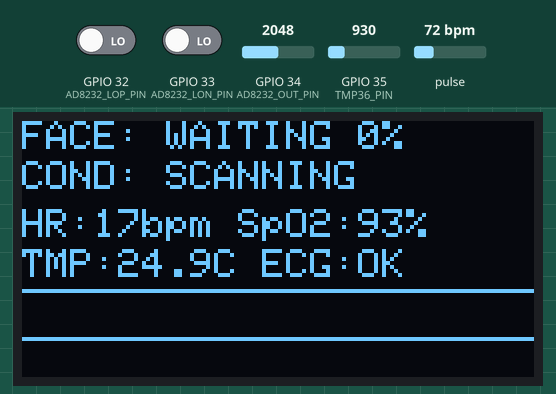
Bench run of a sketch on a simulated ESP32. On the bench: 128×64 one-colour display. The test bench sets the inputs (shaded band); at power-on: GPIO 32 (AD8232_LOP_PIN) LOW, GPIO 34 (AD8232_OUT_PIN) = 2048, pulse 72 bpm, GPIO 35 (TMP36_PIN) = 930, GPIO 33 (AD8232_LON_PIN) LOW (analog values on the 0–4095 scale). What the sketch prints to the serial monitor is not drawn.

Above: at 1.4 s.
1.5 s: GPIO 32 (AD8232_LOP_PIN) driven HIGH
At 4.2 s:
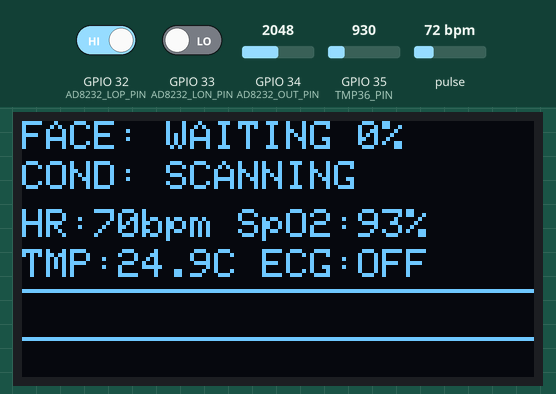
4.5 s: GPIO 32 (AD8232_LOP_PIN) driven LOW
At 4.9 s:
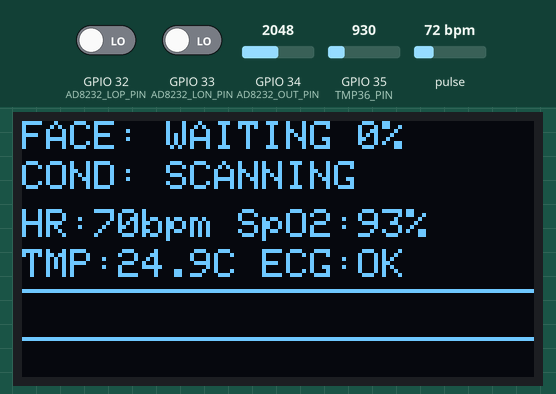
6.1 s: GPIO 34 (AD8232_OUT_PIN) set to 1949
7.6 s: GPIO 34 (AD8232_OUT_PIN) set to 1844
At 8.08 s:
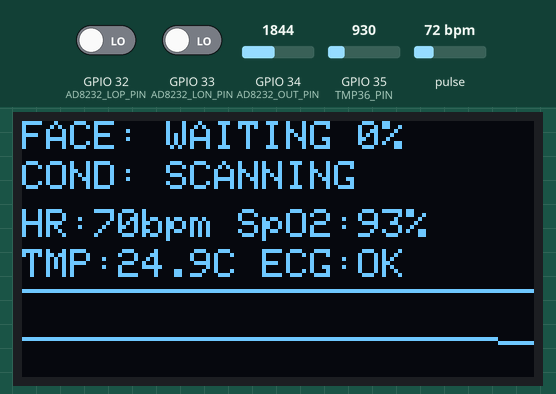
9.2 s: pulse set to 42 bpm
At 10.11 s:
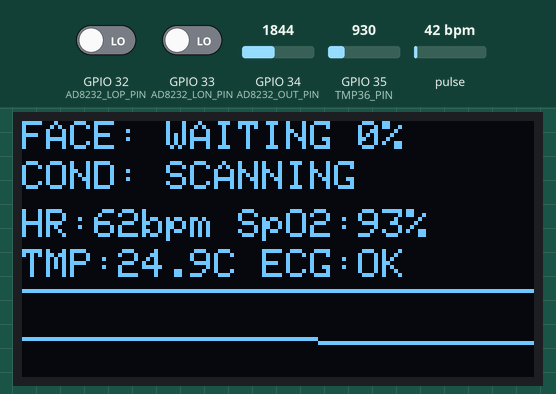
11.5 s: GPIO 35 (TMP36_PIN) set to 1004
At 13.9 s:
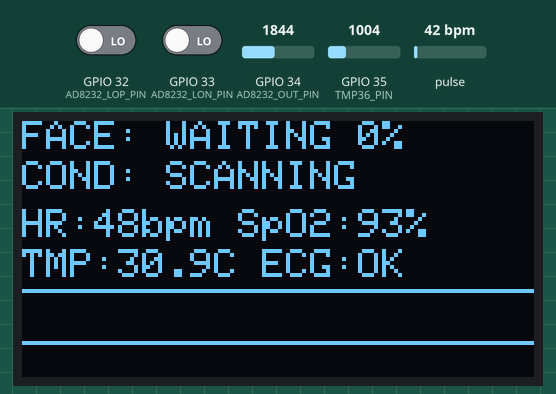
Timing chart, 0 to 14.1 s (numbered marks = the images above; inputs shaded):
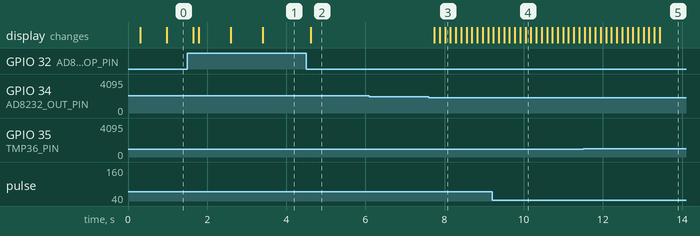

The sketch:

esp32_health_firmware.ino
```cpp
/*
 * BioSense AI — ESP32 Smart Health & Facial Diagnostic Firmware (USB WebSerial Mode)
 *
 * Connected Hardware:
 * 1. Mini OLED Display (SSD1306 128x64 I2C) -> SDA: GPIO 21, SCL: GPIO 22 (Addr: 0x3C)
 * 2. MAX30102 Pulse Oximeter & Heart Rate   -> SDA: GPIO 21, SCL: GPIO 22 (Addr: 0x57)
 * 3. AD8232 Single-Lead ECG Sensor          -> OUTPUT: GPIO 34 (ADC1_CH6), LO+: GPIO 32, LO-: GPIO 33
 * 4. TMP36 Analog Temperature Sensor        -> VOUT: GPIO 35 (ADC1_CH7)
 *
 * Required Arduino Libraries:
 * - Adafruit SSD1306 & Adafruit GFX Library
 * - SparkFun MAX3010x Pulse and Proximity Sensor Library (MAX30105.h)
 */

#include <Wire.h>
#include <Adafruit_GFX.h>
#include <Adafruit_SSD1306.h>
#include "MAX30105.h"
#include "heartRate.h"

// ---------------- PIN DEFINITIONS ----------------
#define I2C_SDA         21
#define I2C_SCL         22

// AD8232 ECG Pins (Use ADC1 pins on ESP32)
#define AD8232_OUT_PIN  34
#define AD8232_LOP_PIN  32
#define AD8232_LON_PIN  33

// TMP36 Temperature Sensor Pin (ADC1)
#define TMP36_PIN       35

// Mini OLED Configuration
#define SCREEN_WIDTH    128
#define SCREEN_HEIGHT   64
#define OLED_RESET      -1
#define OLED_ADDR       0x3C

const char* DEVICE_ID = "ROBOBEE-HEALTH-01";

Adafruit_SSD1306 display(SCREEN_WIDTH, SCREEN_HEIGHT, &Wire, OLED_RESET);
MAX30105 particleSensor;

// ---------------- STATE VARIABLES ----------------
bool max30102Ready = false;
bool oledReady = false;

// MAX30102 Heart Rate & SpO2 state
const byte RATE_SIZE = 4;
byte rates[RATE_SIZE];
byte rateSpot = 0;
long lastBeat = 0;
float beatsPerMinute = 0;
int beatAvg = 75;
int spo2Value = 98;

// TMP36 Temperature state
float temperatureC = 36.6;

// AD8232 ECG state
int ecgRaw = 2048;
bool ecgLeadsOff = false;

// Facial AI state received from Website over USB Serial
String aiMood = "WAITING";
String aiCondition = "SCANNING";
int aiMoodPct = 0;
int aiVitality = 100;

// Timing
unsigned long lastTelemetryMs = 0;
unsigned long lastOledUpdateMs = 0;

// Mini ECG buffer for OLED bottom waveform (128 pixels wide)
uint8_t oledEcgBuffer[128];
uint8_t oledEcgIdx = 0;

void setup() {
  Serial.begin(115200);
  delay(200);

  // Configure ADC & Sensor Pins
  analogReadResolution(12); // 0 - 4095 for 0 - 3.3V
  pinMode(AD8232_OUT_PIN, INPUT);
  pinMode(AD8232_LOP_PIN, INPUT);
  pinMode(AD8232_LON_PIN, INPUT);
  pinMode(TMP36_PIN, INPUT);

  for (int i = 0; i < 128; i++) {
    oledEcgBuffer[i] = 54;
  }

  // Initialize I2C Bus
  Wire.begin(I2C_SDA, I2C_SCL);

  // 1. Initialize Mini OLED Display (SSD1306)
  if (display.begin(SSD1306_SWITCHCAPVCC, OLED_ADDR)) {
    oledReady = true;
    display.clearDisplay();
    display.setTextSize(1);
    display.setTextColor(SSD1306_WHITE);
    display.setCursor(0, 0);
    display.println(F("BioSense AI - ESP32"));
    display.println(F("Initializing..."));
    display.display();
  }

  // 2. Initialize MAX30102 Oximeter Sensor
  if (particleSensor.begin(Wire, I2C_SPEED_FAST)) {
    particleSensor.setup(); // Configure sensor with default settings
    particleSensor.setPulseAmplitudeRed(0x1F);
    particleSensor.setPulseAmplitudeGreen(0);
    max30102Ready = true;
  }
}

// Read TMP36 Temperature in Celsius
float readTmp36Celsius() {
  // Average 8 samples for low noise on ESP32 ADC
  long sum = 0;
  for (int i = 0; i < 8; i++) {
    sum += analogRead(TMP36_PIN);
  }
  float adcAvg = sum / 8.0;
  float voltage = (adcAvg / 4095.0) * 3.3; // 3.3V reference
  // TMP36 formula: Temp (°C) = (Vout - 0.5V) * 100
  float tempC = (voltage - 0.5) * 100.0;
  return tempC;
}

// Read incoming facial AI data from Website (Format: MOOD,MOOD_PCT,CONDITION,VITALITY\n)
void readWebsiteSerialCommand() {
  while (Serial.available() > 0) {
    String line = Serial.readStringUntil('\n');
    line.trim();
    if (line.length() == 0) continue;

    int c1 = line.indexOf(',');
    int c2 = line.indexOf(',', c1 + 1);
    int c3 = line.indexOf(',', c2 + 1);

    if (c1 > 0 && c2 > c1 && c3 > c2) {
      aiMood = line.substring(0, c1);
      aiMoodPct = line.substring(c1 + 1, c2).toInt();
      aiCondition = line.substring(c2 + 1, c3);
      aiVitality = line.substring(c3 + 1).toInt();
    }
  }
}

// Update the 128x64 Mini OLED Display
void updateMiniOled() {
  if (!oledReady) return;

  display.clearDisplay();
  display.setTextSize(1);
  display.setTextColor(SSD1306_WHITE);

  // Row 1: AI Face Mood & Percentage from Website Camera
  display.setCursor(0, 0);
  display.print(F("FACE: "));
  display.print(aiMood);
  display.print(F(" "));
  display.print(aiMoodPct);
  display.print(F("%"));

  // Row 2: AI Facial Disease / Health Condition
  display.setCursor(0, 10);
  display.print(F("COND: "));
  display.print(aiCondition.substring(0, 14));

  // Row 3: MAX30102 Heart Rate & SpO2
  display.setCursor(0, 22);
  display.print(F("HR:"));
  display.print(beatAvg);
  display.print(F("bpm SpO2:"));
  display.print(spo2Value);
  display.print(F("%"));

  // Row 4: TMP36 Temperature & AD8232 Lead Status
  display.setCursor(0, 32);
  display.print(F("TMP:"));
  display.print(temperatureC, 1);
  display.print(F("C ECG:"));
  display.print(ecgLeadsOff ? F("OFF") : F("OK"));

  // Bottom Region (y = 43..63): Live AD8232 ECG Waveform Trace
  display.drawLine(0, 42, 127, 42, SSD1306_WHITE);
  for (int x = 0; x < 127; x++) {
    int i1 = (oledEcgIdx + x) % 128;
    int i2 = (oledEcgIdx + x + 1) % 128;
    display.drawLine(x, oledEcgBuffer[i1], x + 1, oledEcgBuffer[i2], SSD1306_WHITE);
  }

  display.display();
}

void loop() {
  // 1. Check for commands from the Website Camera AI
  readWebsiteSerialCommand();

  // 2. Read MAX30102 Oximeter (IR & Red channels)
  if (max30102Ready) {
    long irValue = particleSensor.getIR();
    long redValue = particleSensor.getRed();

    if (irValue > 50000) {
      if (checkForBeat(irValue) == true) {
        long delta = millis() - lastBeat;
        lastBeat = millis();
        beatsPerMinute = 60 / (delta / 1000.0);

        if (beatsPerMinute < 220 && beatsPerMinute > 40) {
          rates[rateSpot++] = (byte)beatsPerMinute;
          rateSpot %= RATE_SIZE;
          beatAvg = 0;
          for (byte x = 0; x < RATE_SIZE; x++) beatAvg += rates[x];
          beatAvg /= RATE_SIZE;
        }
      }
      // Estimate SpO2 ratio from Red/IR
      float ratio = (float)redValue / (float)irValue;
      int estSpo2 = (int)(110.0 - 18.0 * ratio);
      spo2Value = constrain(estSpo2, 85, 100);
    } else {
      // Finger not placed on MAX30102
      beatAvg = 0;
      spo2Value = 0;
    }
  }

  // 3. Read AD8232 ECG Sensor (25Hz streaming to website + OLED buffer)
  unsigned long now = millis();
  if (now - lastTelemetryMs >= 40) { // 25 Hz update rate
    lastTelemetryMs = now;

    ecgLeadsOff = (digitalRead(AD8232_LOP_PIN) == 1) || (digitalRead(AD8232_LON_PIN) == 1);
    ecgRaw = ecgLeadsOff ? 2048 : analogRead(AD8232_OUT_PIN);

    // Map ECG (0..4095) into OLED bottom wave area (y = 44..62)
    uint8_t mappedY = map(constrain(ecgRaw, 800, 3300), 800, 3300, 62, 44);
    oledEcgBuffer[oledEcgIdx] = mappedY;
    oledEcgIdx = (oledEcgIdx + 1) % 128;

    // 4. Read TMP36 Temperature Sensor
    temperatureC = readTmp36Celsius();

    // 5. Send JSON Telemetry Packet to Website over USB Serial
    Serial.print(F("{\"deviceId\":\""));
    Serial.print(DEVICE_ID);
    Serial.print(F("\",\"hr\":"));
    Serial.print(beatAvg);
    Serial.print(F(",\"spo2\":"));
    Serial.print(spo2Value);
    Serial.print(F(",\"temp\":"));
    Serial.print(temperatureC, 1);
    Serial.print(F(",\"ecg\":"));
    Serial.print(ecgRaw);
    Serial.print(F(",\"leadsOff\":"));
    Serial.print(ecgLeadsOff ? F("true") : F("false"));
    Serial.println(F("}"));
  }

  // 6. Refresh Mini OLED Display at ~8 FPS
  if (now - lastOledUpdateMs >= 125) {
    lastOledUpdateMs = now;
    updateMiniOled();
  }
}
```

Measured:
- the behaviour switches between 1912 and 1911 on GPIO 34 (AD8232_OUT_PIN) (found by bisection; images 2 and 3)
- after the input at 1.5 s, the display: first changes after 0.15 s (image 1 shows a later state)
- after the input at 4.5 s, the display: changes after 0.12 s (image 2)
- after the input at 6.1 s, every drawn part: stays the same
- after the input at 7.6 s, the display: first changes after 0.14 s (image 3 shows a later state)
